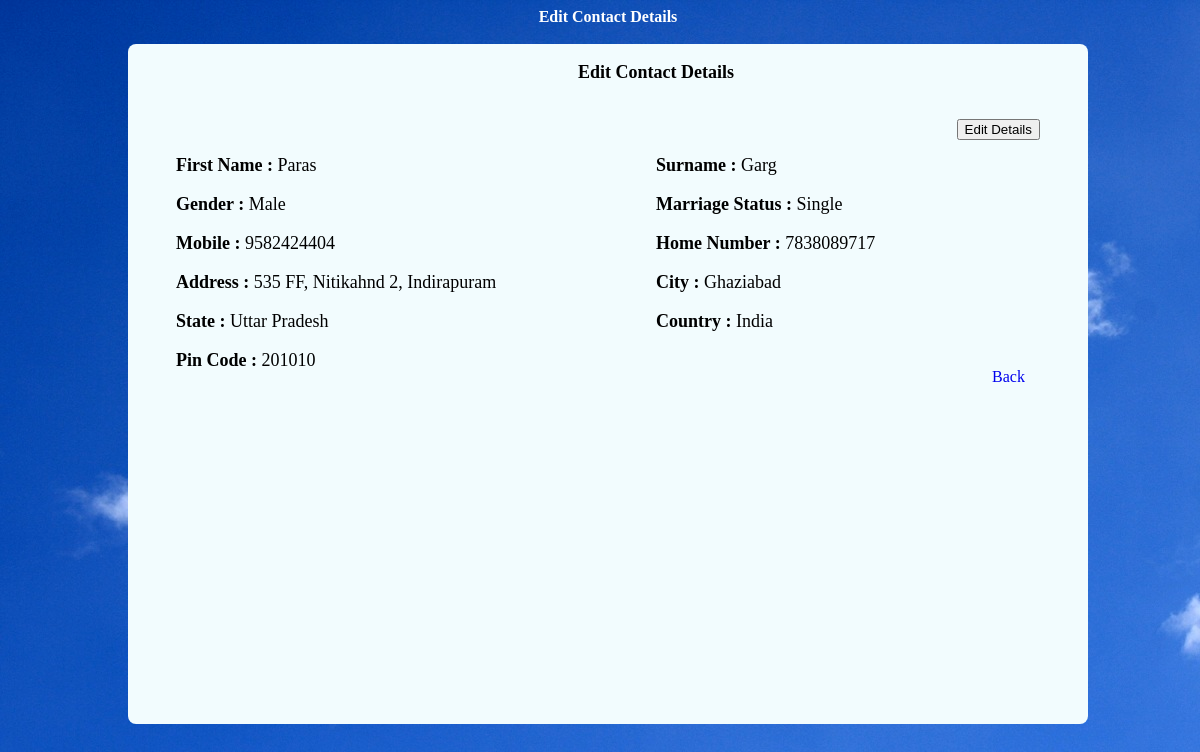
/contact.review.php (signed in), run on the app's committed database.
### tables this page shows
CREATE TABLE IF NOT EXISTS `seeker_details` (
  `id` int(11) NOT NULL AUTO_INCREMENT,
  `email_id` varchar(50) NOT NULL,
  `password` varchar(40) NOT NULL,
  `fname` varchar(30) NOT NULL,
  `lname` varchar(30) NOT NULL,
  `gender` varchar(8) NOT NULL,
  `marriage_status` varchar(8) DEFAULT NULL,
  `mobile` varchar(10) NOT NULL,
  `phone` varchar(10) DEFAULT NULL,
  `address` varchar(50) DEFAULT NULL,
  `country` varchar(25) DEFAULT NULL,
  `state` varchar(25) DEFAULT NULL,
  `city` varchar(25) NOT NULL,
  `pincode` int(6) NOT NULL,
  `key_skill` varchar(25) NOT NULL,
  `experience` varchar(5) NOT NULL,
  `industry_type` varchar(5) DEFAULT NULL,
  `func_area` varchar(5) DEFAULT NULL,
  `highest_course` varchar(5) NOT NULL,
  `others` varchar(30) DEFAULT NULL,
  `hsc` varchar(30) DEFAULT NULL,
  `hsc_special` varchar(30) DEFAULT NULL,
  `hsc_percentage` varchar(30) DEFAULT NULL,
  `hsc_rollno` varchar(30) DEFAULT NULL,
  `hsc_college` varchar(30) DEFAULT NULL,
  `hsc_batch` varchar(30) DEFAULT NULL,
  `ssc` varchar(30) DEFAULT NULL,
  `ssc_special` varchar(30) DEFAULT NULL,
  `ssc_percentage` varchar(30) DEFAULT NULL,
  `ssc_rollno` varchar(30) DEFAULT NULL,
  `ssc_college` varchar(30) DEFAULT NULL,
  `ssc_batch` varchar(30) DEFAULT NULL,
  `bachelor` varchar(30) DEFAULT NULL,
  `bachelor_special` varchar(30) DEFAULT NULL,
  `bachelor_percentage` varchar(30) DEFAULT NULL,
  `bachelor_rollno` varchar(30) DEFAULT NULL,
  `bachelor_college` varchar(100) DEFAULT NULL,
  `bachelor_batch` varchar(30) DEFAULT NULL,
  `master` varchar(30) DEFAULT NULL,
  `master_special` varchar(30) DEFAULT NULL,
  `master_percentage` varchar(30) DEFAULT NULL,
  `master_rollno` varchar(30) DEFAULT NULL,
  `master_college` varchar(100) DEFAULT NULL,
  `master_batch` varchar(30) DEFAULT NULL,
  `resume` varchar(100) NOT NULL,
  `resume_txt` varchar(100) NOT NULL,
  `agree` varchar(3) NOT NULL,
  `notification` varchar(3) DEFAULT NULL,
  `call_sms` varchar(3) DEFAULT NULL,
  PRIMARY KEY (`id`),
  KEY `experience` (`experience`)
);

### contact.review.php (the view, shortened to what this page needs)
<!DOCTYPE html PUBLIC "-//W3C//DTD XHTML 1.0 Transitional//EN" "http://www.w3.org/TR/xhtml1/DTD/xhtml1-transitional.dtd">
<html xmlns="http://www.w3.org/1999/xhtml">
<head>
	<link rel="stylesheet" href="css/search.view.css" type="text/css" />
</head>
<body>
	<div align="center">
		<b><font color="#FFFFFF">Edit Contact Details</font></b>
	</div>
	<div id="body_struct" style="margin-top: 1.5%"><br />
<?php
	$id = $_SESSION['SEEK_ID'];
	$query = "SELECT * FROM seeker_details WHERE id='$id'";
	$query_run = mysql_query($query);
	while($query_result=mysql_fetch_array($query_run))
	{
		echo '	<div class="div_struct"><center><b>Edit Contact Details</b></center></div><br /><br />';
		echo'	<div class="div_left">';
			if(empty($_POST['edit_contact_btn']))
			{
				echo'	<br /><br />';
				echo'	<div class="div_struct"><b>First Name : </b>'.$query_result['fname'].'</div><br />';
				echo'	<div class="div_struct"><b>Gender : </b>'.$query_result['gender'].'</div><br />';
				echo'	<div class="div_struct"><b>Mobile : </b>'.$query_result['mobile'].'</div><br />';
				echo'	<div class="div_struct"><b>Address : </b>'.$query_result['address'].'</div><br />';
				echo'	<div class="div_struct"><b>State : </b>'.$query_result['state'].'</div><br />';
				echo'	<div class="div_struct"><b>Pin Code : </b>'.$query_result['pincode'].'</div><br /><br />';
			}
		echo'	</div class="div_left">';
		echo'	<div class="div_right">';
			if(empty($_POST['edit_contact_btn']))
			{
				echo'	<form action="contact.review.php" method="post"/>';
				echo'		<input type="submit" name="edit_contact_btn" value="Edit Details" style="float: right; margin-right: 10%" />';
				echo'	<br /><br />';
				echo'	<div class="div_struct"><b>Surname : </b>'.$query_result['lname'].'</div><br />';
				echo'	<div class="div_struct"><b>Marriage Status : </b>'.$query_result['marriage_status'].'</div><br />';
				echo'	<div class="div_struct"><b>Home Number : </b>'.$query_result['phone'].'</div><br />';
				echo'	<div class="div_struct"><b>City : </b>'.$query_result['city'].'</div><br />';
				echo'	<div class="div_struct"><b>Country : </b>'.$query_result['country'].'</div><br /><br />';
			}
		echo'	</div class="div_right">';
	}
	echo'	<br /><br />';
	echo'	<label style="margin-left:40%;">
				<a href="seeker.edit.profile.php?id='.$id.'" style="text-decoration:none">Back</a>
			</label>';
?>
</html>

### css/search.view.css (style rules this page uses)
body { background-image:url(../images/search.view.background.jpg); font-family: Cambria, "Blackadder ITC"; height: 100%; position: fixed; width: 100%; }
#body_struct { background-color: #F2FCFE; float: left; height: 85%; margin-left: 10%; margin-top: 3%; overflow: auto; width: 80%; -webkit-border-radius: 8px; }
.div_left { float: left; width: 50%; }
.div_right { float: right; width: 50%; }
.div_struct { font-size: 18px; margin-left: 10%; }

### data on the page
seeker_details: fname "Paras", gender "Male", mobile "9582424404", address "535 FF, Nitikahnd 2, Indirapuram", state "Uttar Pradesh", pincode "201010", lname "Garg", marriage_status "Single", phone "7838089717", city "Ghaziabad", country "India"
